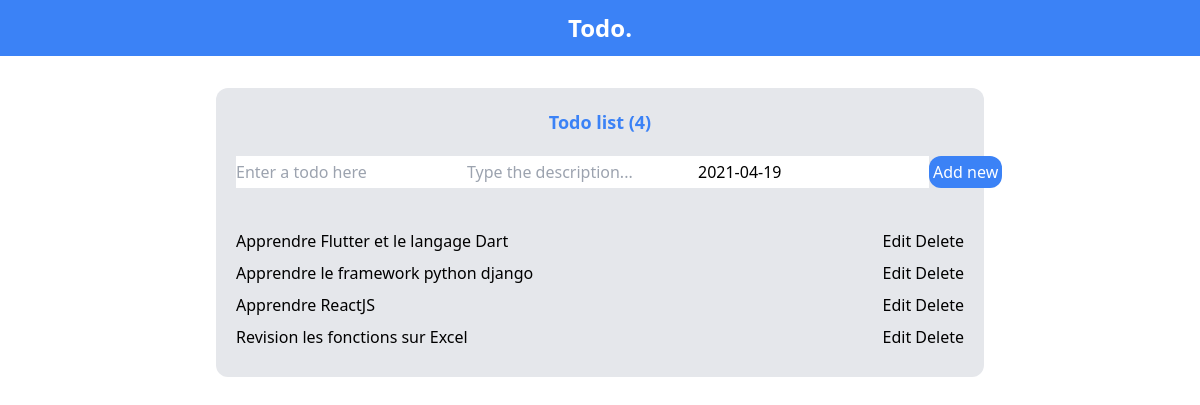
Before: / with the older database file.
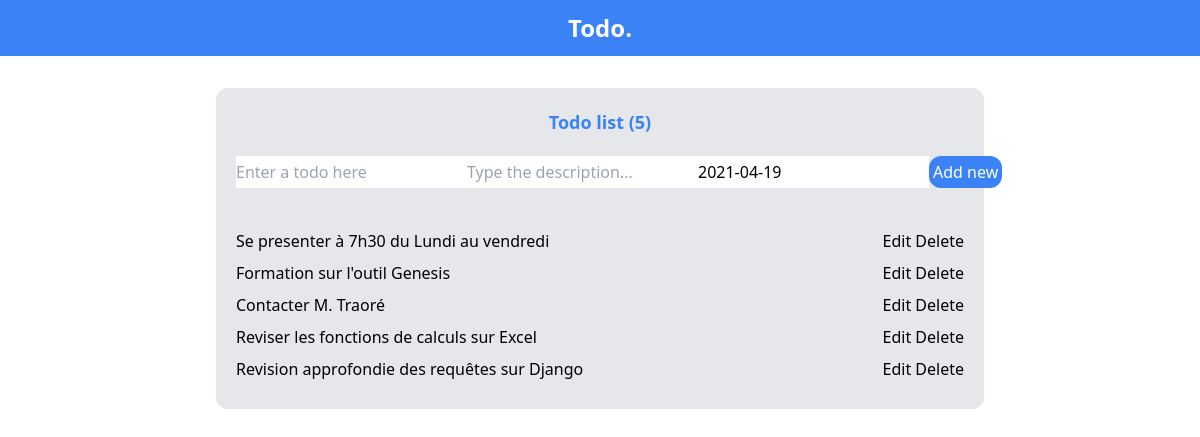
After: the same page with the newer database file.
### todo/models.py (models this page shows, shortened)
class Todo(models.Model):
    title = models.CharField(max_length=255)
    completed = models.BooleanField(default=False)
    posted_date = models.DateTimeField(auto_now_add=True)
    description = models.CharField(max_length=255)
    programmed_date = models.DateField(auto_now=False, auto_now_add=False, default=datetime.datetime.now())

### todo/views.py (the view)
# urls.py: path('', views.index, name="home"),
def index(request):
    todos = Todo.objects.all()
    counting = Todo.objects.count()
    form = TodoForm()
    if request.method == 'POST':
        form = TodoForm(request.POST)
        if form.is_valid():
            form.save()
            return redirect('/')
    else:
        form = TodoForm()
    context = {'todos':todos, 'counting':counting, 'form':form}
    return render(request, "todo/index.html", context)

### todo/forms.py
class TodoForm(ModelForm):
    class Meta:
        model = Todo
        fields = ('title','description','completed', 'programmed_date')
        widgets = {
            'title': TextInput(attrs={'placeholder': 'Enter a todo here'}),
            'description': TextInput(attrs={'placeholder': 'Type the description...'}),
        }

### todo/templates/todo/index.html (shortened to what this page needs)
<!DOCTYPE html>
<html lang="en">
<head>
    <link href="https://unpkg.com/tailwindcss@^2/dist/tailwind.min.css" rel="stylesheet">
</head>
<body>
    <div class="container bg-blue-500 text-white max-w-full flex justify-around items-center h-14">
        <p class="text-2xl font-bold">Todo.</p>
    </div>
    <div class="container bg-gray-200 max-w-3xl rounded-xl mx-auto p-5 mt-8">
        <p class="text-blue-500 text-lg text-center font-semibold mb-5">Todo list ({{counting}})</p>
        <form action="" method="POST" class="flex justify-evenly">
            {{form.title}}
            {{form.description}}
            {{form.programmed_date}}
            <br>
            <input class="bg-blue-500 text-white p-1 rounded-xl hover:bg-blue-600" type="submit" value="Add new">
        </form>
        <hr>
        <ul class="mt-10">
            {%for todo in todos%}
                {%if todo.completed%}
                    <strike>
                        <li class="border-b-8 flex justify-between"><a class="hover:text-indigo-500" href="{% url 'detail' todo.id %}">{{todo.title}}</a>
                    </strike>
                {%else%}
                    <li class="border-b-8 flex justify-between"><a class="hover:text-blue-500" href="{% url 'detail' todo.id %}">{{todo.title}}</a>
                {%endif%}
                <div class="action flex justify-between">
                    <a class="hover:text-yellow-400" href="{% url 'edit' todo.id %}">Edit</a>
                    <a class="hover:text-red-500" href="{% url 'delete' todo.id %}">Delete</a>
                </div>
                </li>
            {%endfor%}
        </ul>
    </div>
</body>
</html>

Changed rows visible on the page:
removed Todo: title "Apprendre Flutter et le langage Dart"
removed Todo: title "Apprendre le framework python django"
removed Todo: title "Apprendre ReactJS"
removed Todo: title "Revision les fonctions sur Excel"
added Todo: title "Se presenter à 7h30 du Lundi au vendredi"
added Todo: title "Formation sur l'outil Genesis"
added Todo: title "Contacter M. Traoré"
added Todo: title "Reviser les fonctions de calculs sur Excel"
added Todo: title "Revision approfondie des requêtes sur Django"
Other visible differences:
{{ counting }}: "4" → "5"
